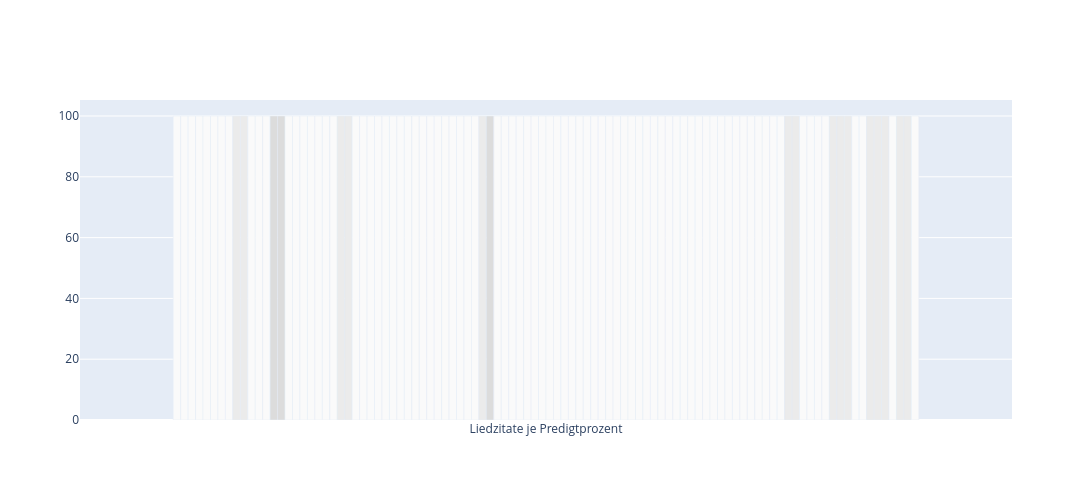

Notebook cell for this chart:
### Code cell
if quote_time_dist == "50-Jahr-Intervalle":
    sermons_grouped_50 = group_sermons_in_years(data, 50)
    figs_50 = []
    for i in range(len(sermons_grouped_50)):
        figs_50.append(create_quote_dist_chart(sermons_grouped_50[i], quote_type,searchkey=searchkey))
    
    # Create subplots
    fig = make_subplots(rows=len(figs_50), 
                        cols=1, 
                        subplot_titles=[f"Verteilung in Predigten zwischen {1600 + (i*50)} und {1600+(i*50)+50} ({len(sermons_grouped_50[i])} Predigten)" for i in range(len(figs_50))])

    # Add traces from each figure to the subplots
    for i, fig_item in enumerate(figs_50):
        for trace in fig_item.data:
            fig.add_trace(trace, row=i+1, col=1)

    # Update layout
    fig.update_layout(height=1200, width=1000, showlegend = False)
    fig.update_layout(title_text="Accumulierte Verteilung von Zitaten in 50-Jahr Intervallen")

elif quote_time_dist == "25-Jahr-Intervalle":
    sermons_grouped_25 = group_sermons_in_years(data, 25)
    figs_25 = []
    for i in range(len(sermons_grouped_25)):
        figs_25.append(create_quote_dist_chart(sermons_grouped_25[i], quote_type,searchkey=searchkey))
    
    # Create subplots
    fig = make_subplots(rows=len(figs_25), 
                        cols=1, 
                        subplot_titles=[f"Verteilung in Predigten zwischen {1600 + (i*25)} und {1600+(i*25)+25} ({len(sermons_grouped_25[i])} Predigten)" for i in range(len(figs_25))])

    # Add traces from each figure to the subplots
    for i, fig_item in enumerate(figs_25):
        for trace in fig_item.data:
            fig.add_trace(trace, row=i+1, col=1)

    # Update layout
    fig.update_layout(height=1200, width=1000, showlegend = False)
    fig.update_layout(title_text="Accumulierte Verteilung von Zitaten in 25-Jahr Intervallen")

else:
    fig = create_quote_dist_chart(ids, quote_type, searchkey=searchkey)

fig.show()

### Figure 1 — Plotly figure (JSON) as saved in the notebook; plotly's stock layout.template omitted (floating-point values rounded to 4 significant figures)
{"data": [{"hovertext": "0 Liedzitate im 1%", "marker": {"color": "rgb(250,250,250)"}, "type": "bar", "x": ["Liedzitate je Predigtprozent"], "y": [100]}, {"hovertext": "0 Liedzitate im 2%", "marker": {"color": "rgb(250,250,250)"}, "type": "bar", "x": ["Liedzitate je Predigtprozent"], "y": [100]}, {"hovertext": "0 Liedzitate im 3%", "marker": {"color": "rgb(250,250,250)"}, "type": "bar", "x": ["Liedzitate je Predigtprozent"], "y": [100]}, {"hovertext": "0 Liedzitate im 4%", "marker": {"color": "rgb(250,250,250)"}, "type": "bar", "x": ["Liedzitate je Predigtprozent"], "y": [100]}, {"hovertext": "0 Liedzitate im 5%", "marker": {"color": "rgb(250,250,250)"}, "type": "bar", "x": ["Liedzitate je Predigtprozent"], "y": [100]}, {"hovertext": "0 Liedzitate im 6%", "marker": {"color": "rgb(250,250,250)"}, "type": "bar", "x": ["Liedzitate je Predigtprozent"], "y": [100]}, {"hovertext": "0 Liedzitate im 7%", "marker": {"color": "rgb(250,250,250)"}, "type": "bar", "x": ["Liedzitate je Predigtprozent"], "y": [100]}, {"hovertext": "0 Liedzitate im 8%", "marker": {"color": "rgb(250,250,250)"}, "type": "bar", "x": ["Liedzitate je Predigtprozent"], "y": [100]}, {"hovertext": "1 Liedzitate im 9%<br>Orgel Weih-Predigt (Ansbach 1709)", "marker": {"color": "rgb(235,235,235)"}, "type": "bar", "x": ["Liedzitate je Predigtprozent"], "y": [100]}, {"hovertext": "1 Liedzitate im 10%<br>Ein wolgerührtes Orgel=Werck (Königsberg 1721)", "marker": {"color": "rgb(235,235,235)"}, "type": "bar", "x": ["Liedzitate je Predigtprozent"], "y": [100]}, {"hovertext": "0 Liedzitate im 11%", "marker": {"color": "rgb(250,250,250)"}, "type": "bar", "x": ["Liedzitate je Predigtprozent"], "y": [100]}, {"hovertext": "0 Liedzitate im 12%", "marker": {"color": "rgb(250,250,250)"}, "type": "bar", "x": ["Liedzitate je Predigtprozent"], "y": [100]}, {"hovertext": "0 Liedzitate im 13%", "marker": {"color": "rgb(250,250,250)"}, "type": "bar", "x": ["Liedzitate je Predigtprozent"], "y": [100]}, {"hovertext": "2 Liedzitate im 14%<br>Einweihungs-Predigt (Berlin 1730)Die heilige Sabbaths-Lust an dem Herrn (Danzig 1749)", "marker": {"color": "rgb(220,220,220)"}, "type": "bar", "x": ["Liedzitate je Predigtprozent"], "y": [100]}, {"hovertext": "2 Liedzitate im 15%<br>Gott und Gnug (Meißen 1681)Einweihungs-Predigt (Berlin 1730)", "marker": {"color": "rgb(220,220,220)"}, "type": "bar", "x": ["Liedzitate je Predigtprozent"], "y": [100]}, {"hovertext": "0 Liedzitate im 16%", "marker": {"color": "rgb(250,250,250)"}, "type": "bar", "x": ["Liedzitate je Predigtprozent"], "y": [100]}, {"hovertext": "0 Liedzitate im 17%", "marker": {"color": "rgb(250,250,250)"}, "type": "bar", "x": ["Liedzitate je Predigtprozent"], "y": [100]}, {"hovertext": "0 Liedzitate im 18%", "marker": {"color": "rgb(250,250,250)"}, "type": "bar", "x": ["Liedzitate je Predigtprozent"], "y": [100]}, {"hovertext": "0 Liedzitate im 19%", "marker": {"color": "rgb(250,250,250)"}, "type": "bar", "x": ["Liedzitate je Predigtprozent"], "y": [100]}, {"hovertext": "0 Liedzitate im 20%", "marker": {"color": "rgb(250,250,250)"}, "type": "bar", "x": ["Liedzitate je Predigtprozent"], "y": [100]}, {"hovertext": "0 Liedzitate im 21%", "marker": {"color": "rgb(250,250,250)"}, "type": "bar", "x": ["Liedzitate je Predigtprozent"], "y": [100]}, {"hovertext": "0 Liedzitate im 22%", "marker": {"color": "rgb(250,250,250)"}, "type": "bar", "x": ["Liedzitate je Predigtprozent"], "y": [100]}, {"hovertext": "1 Liedzitate im 23%<br>Das Neue Lied (Freiberg 1735)", "marker": {"color": "rgb(235,235,235)"}, "type": "bar", "x": ["Liedzitate je Predigtprozent"], "y": [100]}, {"hovertext": "1 Liedzitate im 24%<br>Ein wolgerührtes Orgel=Werck (Königsberg 1721)", "marker": {"color": "rgb(235,235,235)"}, "type": "bar", "x": ["Liedzitate je Predigtprozent"], "y": [100]}, {"hovertext": "0 Liedzitate im 25%", "marker": {"color": "rgb(250,250,250)"}, "type": "bar", "x": ["Liedzitate je Predigtprozent"], "y": [100]}, {"hovertext": "0 Liedzitate im 26%", "marker": {"color": "rgb(250,250,250)"}, "type": "bar", "x": ["Liedzitate je Predigtprozent"], "y": [100]}, {"hovertext": "0 Liedzitate im 27%", "marker": {"color": "rgb(250,250,250)"}, "type": "bar", "x": ["Liedzitate je Predigtprozent"], "y": [100]}, {"hovertext": "0 Liedzitate im 28%", "marker": {"color": "rgb(250,250,250)"}, "type": "bar", "x": ["Liedzitate je Predigtprozent"], "y": [100]}, {"hovertext": "0 Liedzitate im 29%", "marker": {"color": "rgb(250,250,250)"}, "type": "bar", "x": ["Liedzitate je Predigtprozent"], "y": [100]}, {"hovertext": "0 Liedzitate im 30%", "marker": {"color": "rgb(250,250,250)"}, "type": "bar", "x": ["Liedzitate je Predigtprozent"], "y": [100]}, {"hovertext": "0 Liedzitate im 31%", "marker": {"color": "rgb(250,250,250)"}, "type": "bar", "x": ["Liedzitate je Predigtprozent"], "y": [100]}, {"hovertext": "0 Liedzitate im 32%", "marker": {"color": "rgb(250,250,250)"}, "type": "bar", "x": ["Liedzitate je Predigtprozent"], "y": [100]}, {"hovertext": "0 Liedzitate im 33%", "marker": {"color": "rgb(250,250,250)"}, "type": "bar", "x": ["Liedzitate je Predigtprozent"], "y": [100]}, {"hovertext": "0 Liedzitate im 34%", "marker": {"color": "rgb(250,250,250)"}, "type": "bar", "x": ["Liedzitate je Predigtprozent"], "y": [100]}, {"hovertext": "0 Liedzitate im 35%", "marker": {"color": "rgb(250,250,250)"}, "type": "bar", "x": ["Liedzitate je Predigtprozent"], "y": [100]}, {"hovertext": "0 Liedzitate im 36%", "marker": {"color": "rgb(250,250,250)"}, "type": "bar", "x": ["Liedzitate je Predigtprozent"], "y": [100]}, {"hovertext": "0 Liedzitate im 37%", "marker": {"color": "rgb(250,250,250)"}, "type": "bar", "x": ["Liedzitate je Predigtprozent"], "y": [100]}, {"hovertext": "0 Liedzitate im 38%", "marker": {"color": "rgb(250,250,250)"}, "type": "bar", "x": ["Liedzitate je Predigtprozent"], "y": [100]}, {"hovertext": "0 Liedzitate im 39%", "marker": {"color": "rgb(250,250,250)"}, "type": "bar", "x": ["Liedzitate je Predigtprozent"], "y": [100]}, {"hovertext": "0 Liedzitate im 40%", "marker": {"color": "rgb(250,250,250)"}, "type": "bar", "x": ["Liedzitate je Predigtprozent"], "y": [100]}, {"hovertext": "0 Liedzitate im 41%", "marker": {"color": "rgb(250,250,250)"}, "type": "bar", "x": ["Liedzitate je Predigtprozent"], "y": [100]}, {"hovertext": "1 Liedzitate im 42%<br>Das Gott=Lob=Schallende Hosianna (Leipzig 1671)", "marker": {"color": "rgb(235,235,235)"}, "type": "bar", "x": ["Liedzitate je Predigtprozent"], "y": [100]}, {"hovertext": "2 Liedzitate im 43%<br>Das Gott=Lob=Schallende Hosianna (Leipzig 1671)Die heilige Sabbaths-Lust an dem Herrn (Danzig 1749)", "marker": {"color": "rgb(220,220,220)"}, "type": "bar", "x": ["Liedzitate je Predigtprozent"], "y": [100]}, {"hovertext": "0 Liedzitate im 44%", "marker": {"color": "rgb(250,250,250)"}, "type": "bar", "x": ["Liedzitate je Predigtprozent"], "y": [100]}, {"hovertext": "0 Liedzitate im 45%", "marker": {"color": "rgb(250,250,250)"}, "type": "bar", "x": ["Liedzitate je Predigtprozent"], "y": [100]}, {"hovertext": "0 Liedzitate im 46%", "marker": {"color": "rgb(250,250,250)"}, "type": "bar", "x": ["Liedzitate je Predigtprozent"], "y": [100]}, {"hovertext": "0 Liedzitate im 47%", "marker": {"color": "rgb(250,250,250)"}, "type": "bar", "x": ["Liedzitate je Predigtprozent"], "y": [100]}, {"hovertext": "0 Liedzitate im 48%", "marker": {"color": "rgb(250,250,250)"}, "type": "bar", "x": ["Liedzitate je Predigtprozent"], "y": [100]}, {"hovertext": "0 Liedzitate im 49%", "marker": {"color": "rgb(250,250,250)"}, "type": "bar", "x": ["Liedzitate je Predigtprozent"], "y": [100]}, {"hovertext": "0 Liedzitate im 50%", "marker": {"color": "rgb(250,250,250)"}, "type": "bar", "x": ["Liedzitate je Predigtprozent"], "y": [100]}, {"hovertext": "0 Liedzitate im 51%", "marker": {"color": "rgb(250,250,250)"}, "type": "bar", "x": ["Liedzitate je Predigtprozent"], "y": [100]}, {"hovertext": "0 Liedzitate im 52%", "marker": {"color": "rgb(250,250,250)"}, "type": "bar", "x": ["Liedzitate je Predigtprozent"], "y": [100]}, {"hovertext": "0 Liedzitate im 53%", "marker": {"color": "rgb(250,250,250)"}, "type": "bar", "x": ["Liedzitate je Predigtprozent"], "y": [100]}, {"hovertext": "0 Liedzitate im 54%", "marker": {"color": "rgb(250,250,250)"}, "type": "bar", "x": ["Liedzitate je Predigtprozent"], "y": [100]}, {"hovertext": "0 Liedzitate im 55%", "marker": {"color": "rgb(250,250,250)"}, "type": "bar", "x": ["Liedzitate je Predigtprozent"], "y": [100]}, {"hovertext": "0 Liedzitate im 56%", "marker": {"color": "rgb(250,250,250)"}, "type": "bar", "x": ["Liedzitate je Predigtprozent"], "y": [100]}, {"hovertext": "0 Liedzitate im 57%", "marker": {"color": "rgb(250,250,250)"}, "type": "bar", "x": ["Liedzitate je Predigtprozent"], "y": [100]}, {"hovertext": "0 Liedzitate im 58%", "marker": {"color": "rgb(250,250,250)"}, "type": "bar", "x": ["Liedzitate je Predigtprozent"], "y": [100]}, {"hovertext": "0 Liedzitate im 59%", "marker": {"color": "rgb(250,250,250)"}, "type": "bar", "x": ["Liedzitate je Predigtprozent"], "y": [100]}, {"hovertext": "0 Liedzitate im 60%", "marker": {"color": "rgb(250,250,250)"}, "type": "bar", "x": ["Liedzitate je Predigtprozent"], "y": [100]}, {"hovertext": "0 Liedzitate im 61%", "marker": {"color": "rgb(250,250,250)"}, "type": "bar", "x": ["Liedzitate je Predigtprozent"], "y": [100]}, {"hovertext": "0 Liedzitate im 62%", "marker": {"color": "rgb(250,250,250)"}, "type": "bar", "x": ["Liedzitate je Predigtprozent"], "y": [100]}, {"hovertext": "0 Liedzitate im 63%", "marker": {"color": "rgb(250,250,250)"}, "type": "bar", "x": ["Liedzitate je Predigtprozent"], "y": [100]}, {"hovertext": "0 Liedzitate im 64%", "marker": {"color": "rgb(250,250,250)"}, "type": "bar", "x": ["Liedzitate je Predigtprozent"], "y": [100]}, {"hovertext": "0 Liedzitate im 65%", "marker": {"color": "rgb(250,250,250)"}, "type": "bar", "x": ["Liedzitate je Predigtprozent"], "y": [100]}, {"hovertext": "0 Liedzitate im 66%", "marker": {"color": "rgb(250,250,250)"}, "type": "bar", "x": ["Liedzitate je Predigtprozent"], "y": [100]}, {"hovertext": "0 Liedzitate im 67%", "marker": {"color": "rgb(250,250,250)"}, "type": "bar", "x": ["Liedzitate je Predigtprozent"], "y": [100]}, {"hovertext": "0 Liedzitate im 68%", "marker": {"color": "rgb(250,250,250)"}, "type": "bar", "x": ["Liedzitate je Predigtprozent"], "y": [100]}, {"hovertext": "0 Liedzitate im 69%", "marker": {"color": "rgb(250,250,250)"}, "type": "bar", "x": ["Liedzitate je Predigtprozent"], "y": [100]}, {"hovertext": "0 Liedzitate im 70%", "marker": {"color": "rgb(250,250,250)"}, "type": "bar", "x": ["Liedzitate je Predigtprozent"], "y": [100]}, {"hovertext": "0 Liedzitate im 71%", "marker": {"color": "rgb(250,250,250)"}, "type": "bar", "x": ["Liedzitate je Predigtprozent"], "y": [100]}, {"hovertext": "0 Liedzitate im 72%", "marker": {"color": "rgb(250,250,250)"}, "type": "bar", "x": ["Liedzitate je Predigtprozent"], "y": [100]}, {"hovertext": "0 Liedzitate im 73%", "marker": {"color": "rgb(250,250,250)"}, "type": "bar", "x": ["Liedzitate je Predigtprozent"], "y": [100]}, {"hovertext": "0 Liedzitate im 74%", "marker": {"color": "rgb(250,250,250)"}, "type": "bar", "x": ["Liedzitate je Predigtprozent"], "y": [100]}, {"hovertext": "0 Liedzitate im 75%", "marker": {"color": "rgb(250,250,250)"}, "type": "bar", "x": ["Liedzitate je Predigtprozent"], "y": [100]}, {"hovertext": "0 Liedzitate im 76%", "marker": {"color": "rgb(250,250,250)"}, "type": "bar", "x": ["Liedzitate je Predigtprozent"], "y": [100]}, {"hovertext": "0 Liedzitate im 77%", "marker": {"color": "rgb(250,250,250)"}, "type": "bar", "x": ["Liedzitate je Predigtprozent"], "y": [100]}, {"hovertext": "0 Liedzitate im 78%", "marker": {"color": "rgb(250,250,250)"}, "type": "bar", "x": ["Liedzitate je Predigtprozent"], "y": [100]}, {"hovertext": "0 Liedzitate im 79%", "marker": {"color": "rgb(250,250,250)"}, "type": "bar", "x": ["Liedzitate je Predigtprozent"], "y": [100]}, {"hovertext": "0 Liedzitate im 80%", "marker": {"color": "rgb(250,250,250)"}, "type": "bar", "x": ["Liedzitate je Predigtprozent"], "y": [100]}, {"hovertext": "0 Liedzitate im 81%", "marker": {"color": "rgb(250,250,250)"}, "type": "bar", "x": ["Liedzitate je Predigtprozent"], "y": [100]}, {"hovertext": "0 Liedzitate im 82%", "marker": {"color": "rgb(250,250,250)"}, "type": "bar", "x": ["Liedzitate je Predigtprozent"], "y": [100]}, {"hovertext": "1 Liedzitate im 83%<br>Stolpenische Ehren-Crone (Dresden 1652)", "marker": {"color": "rgb(235,235,235)"}, "type": "bar", "x": ["Liedzitate je Predigtprozent"], "y": [100]}, {"hovertext": "1 Liedzitate im 84%<br>Stolpenische Ehren-Crone (Dresden 1652)", "marker": {"color": "rgb(235,235,235)"}, "type": "bar", "x": ["Liedzitate je Predigtprozent"], "y": [100]}, {"hovertext": "0 Liedzitate im 85%", "marker": {"color": "rgb(250,250,250)"}, "type": "bar", "x": ["Liedzitate je Predigtprozent"], "y": [100]}, {"hovertext": "0 Liedzitate im 86%", "marker": {"color": "rgb(250,250,250)"}, "type": "bar", "x": ["Liedzitate je Predigtprozent"], "y": [100]}, {"hovertext": "0 Liedzitate im 87%", "marker": {"color": "rgb(250,250,250)"}, "type": "bar", "x": ["Liedzitate je Predigtprozent"], "y": [100]}, {"hovertext": "0 Liedzitate im 88%", "marker": {"color": "rgb(250,250,250)"}, "type": "bar", "x": ["Liedzitate je Predigtprozent"], "y": [100]}, {"hovertext": "1 Liedzitate im 89%<br>Evangelischer Christen Gott-gefällige Kirch-Weyhung (Dresden 1711)", "marker": {"color": "rgb(235,235,235)"}, "type": "bar", "x": ["Liedzitate je Predigtprozent"], "y": [100]}, {"hovertext": "1 Liedzitate im 90%<br>Evangelischer Christen Gott-gefällige Kirch-Weyhung (Dresden 1711)", "marker": {"color": "rgb(235,235,235)"}, "type": "bar", "x": ["Liedzitate je Predigtprozent"], "y": [100]}, {"hovertext": "1 Liedzitate im 91%<br>Denck- und Danck-Säule (Rothenburg ob der Tauber [1673])", "marker": {"color": "rgb(235,235,235)"}, "type": "bar", "x": ["Liedzitate je Predigtprozent"], "y": [100]}, {"hovertext": "0 Liedzitate im 92%", "marker": {"color": "rgb(250,250,250)"}, "type": "bar", "x": ["Liedzitate je Predigtprozent"], "y": [100]}, {"hovertext": "0 Liedzitate im 93%", "marker": {"color": "rgb(250,250,250)"}, "type": "bar", "x": ["Liedzitate je Predigtprozent"], "y": [100]}, {"hovertext": "1 Liedzitate im 94%<br>Das Lieblich=klingende Orgeln und Saiten=Spiel (Coburg 1676)", "marker": {"color": "rgb(235,235,235)"}, "type": "bar", "x": ["Liedzitate je Predigtprozent"], "y": [100]}, {"hovertext": "1 Liedzitate im 95%<br>Das Lieblich=klingende Orgeln und Saiten=Spiel (Coburg 1676)", "marker": {"color": "rgb(235,235,235)"}, "type": "bar", "x": ["Liedzitate je Predigtprozent"], "y": [100]}, {"hovertext": "1 Liedzitate im 96%<br>Das dem Allmächtigen abzustattende Lob (Altenburg s.a.)", "marker": {"color": "rgb(235,235,235)"}, "type": "bar", "x": ["Liedzitate je Predigtprozent"], "y": [100]}, {"hovertext": "0 Liedzitate im 97%", "marker": {"color": "rgb(250,250,250)"}, "type": "bar", "x": ["Liedzitate je Predigtprozent"], "y": [100]}, {"hovertext": "1 Liedzitate im 98%<br>Cithara Theologica (Schleusingen 1683)", "marker": {"color": "rgb(235,235,235)"}, "type": "bar", "x": ["Liedzitate je Predigtprozent"], "y": [100]}, {"hovertext": "1 Liedzitate im 99%<br>Cithara Theologica (Schleusingen 1683)", "marker": {"color": "rgb(235,235,235)"}, "type": "bar", "x": ["Liedzitate je Predigtprozent"], "y": [100]}, {"hovertext": "0 Liedzitate im 100%", "marker": {"color": "rgb(250,250,250)"}, "type": "bar", "x": ["Liedzitate je Predigtprozent"], "y": [100]}], "layout": {"height": 500, "showlegend": false, "width": 1500}}
